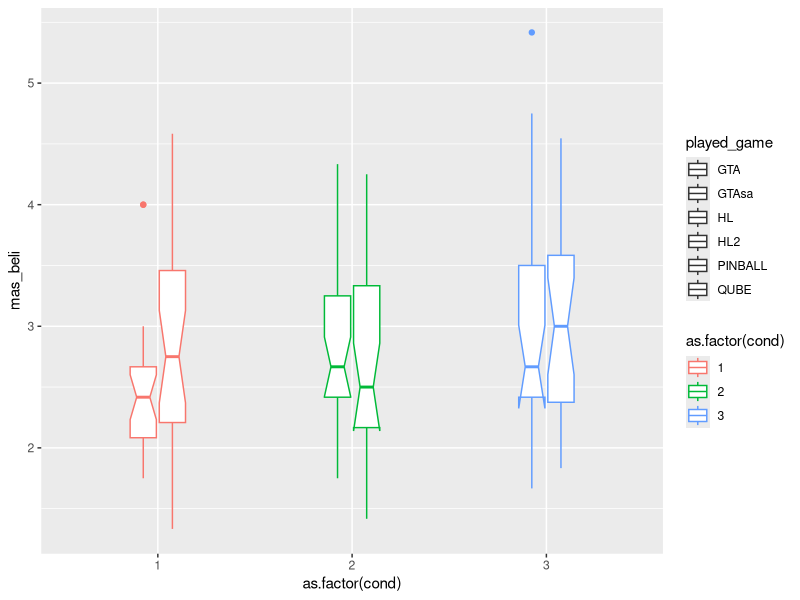
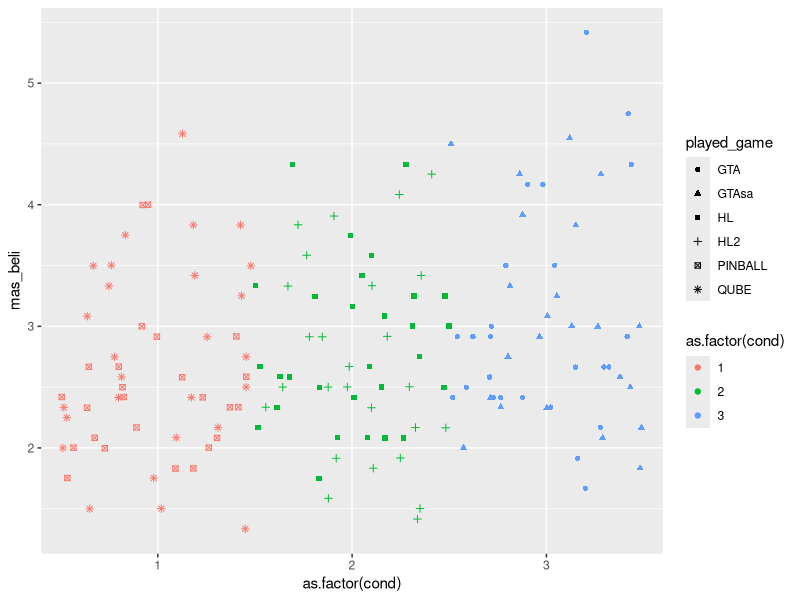
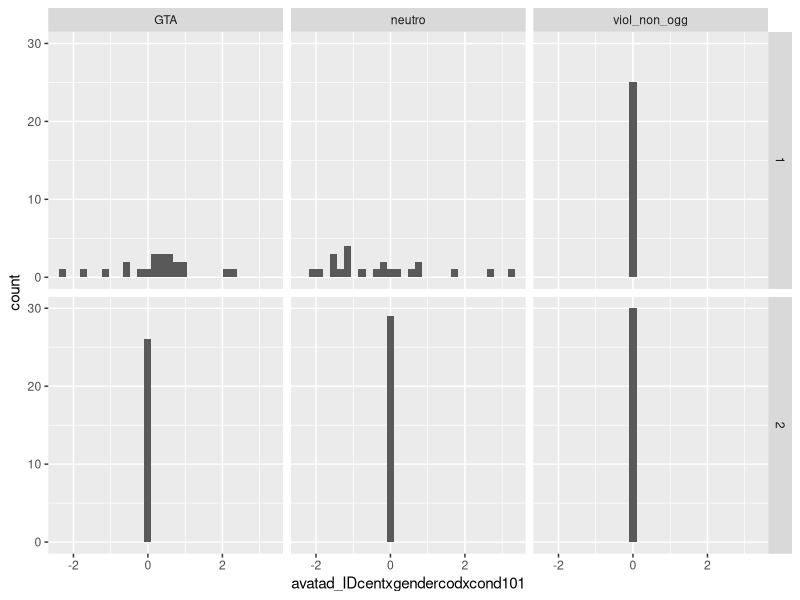
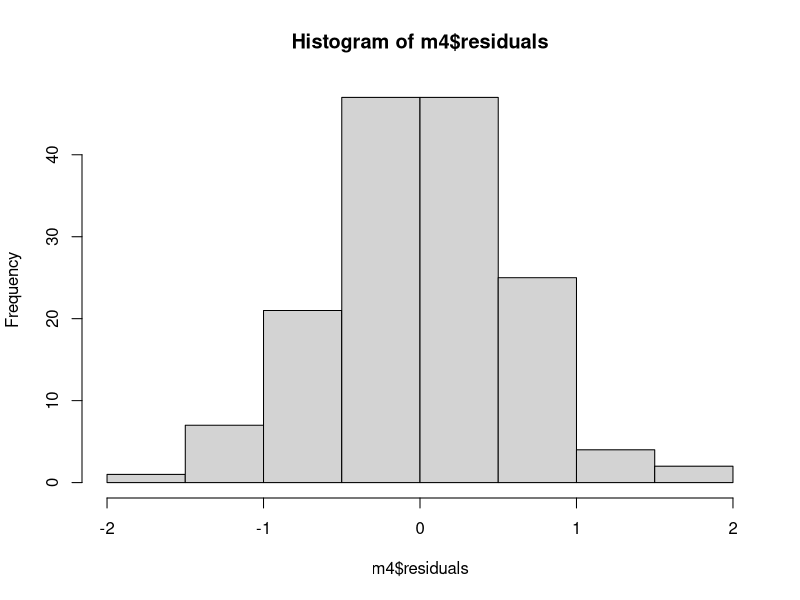
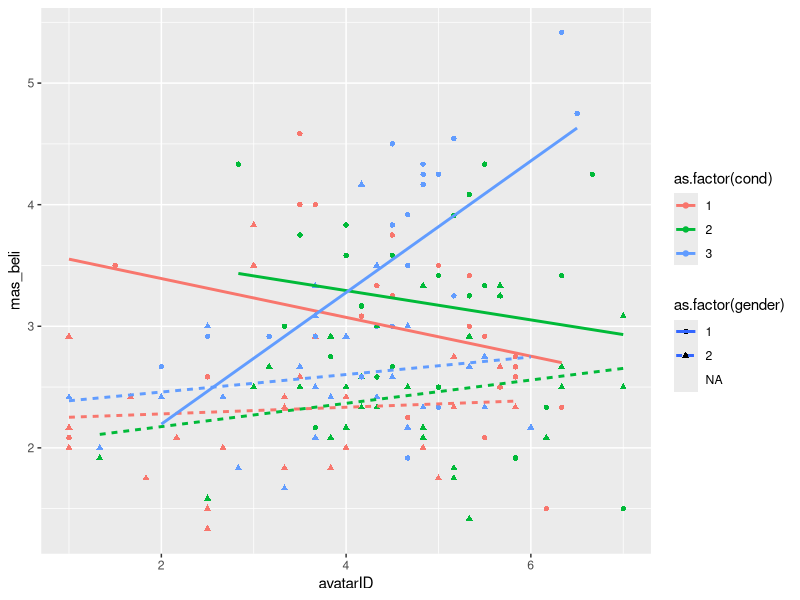
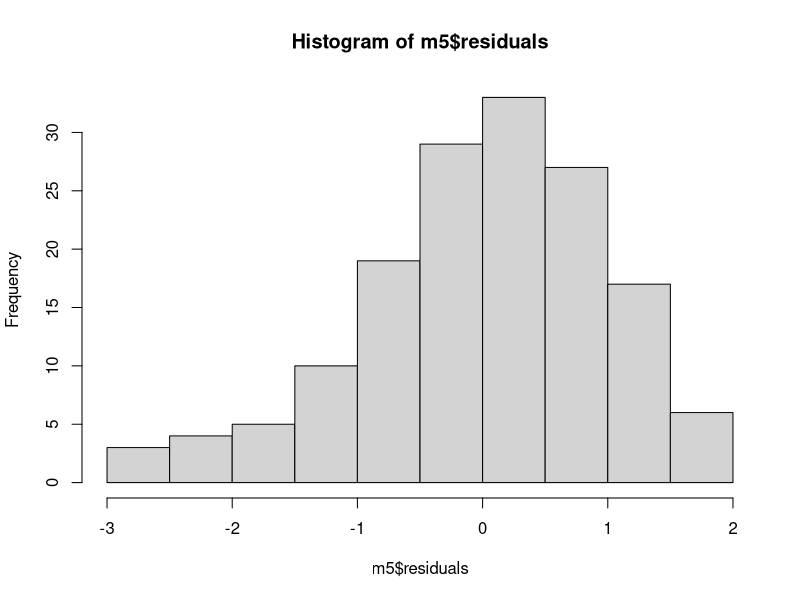
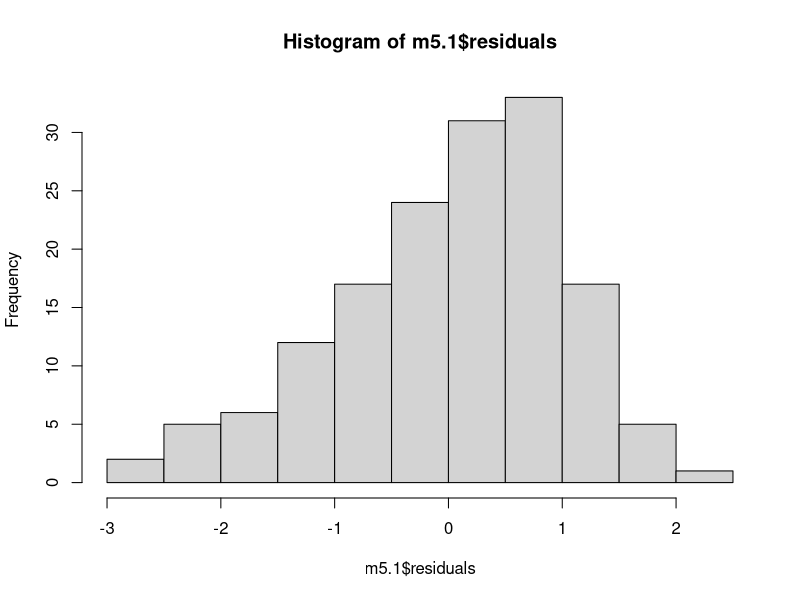
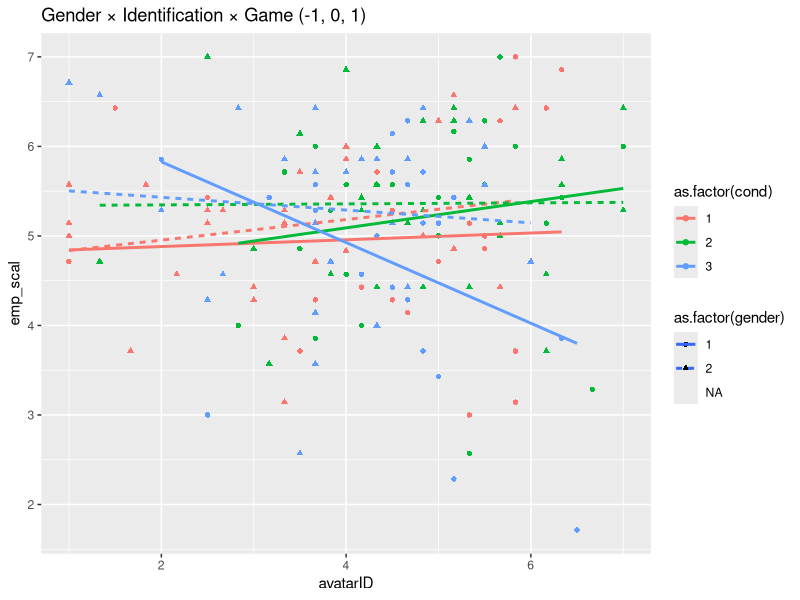

Source code (R) for these figures, in order: (Note: this script raises an error after producing the figures.)
# re-analysis of Gabbiadini et al. 2016
library(psych)
library(dplyr)
library(magrittr)
library(ggplot2)
library(lavaan)
library(car)

dat = read.csv("data_set_PLOS.csv")
table(dat$played_game, dat$condition, useNA = 'always')
table(dat$played_game, dat$cond, useNA = 'always')

# Experimental assignment
dat %>% 
  select(played_game:cond) %>% 
  distinct

# Avatar identification
dat %>% 
  select(avatar_id_embodied_presence1:avatar_id_char_empathy4) %>% 
  glimpse

# Masculine beliefs
dat %>% 
  select(MRNI1_aggr:MRNI15_restremotionality) %>% 
  glimpse

# Do these really belong together -- "demonstrate physical prowess" v 
# "use any means to 'convince' a girl to have sex"
dat %>% 
  select(MRNI1_aggr:MRNI15_restremotionality) %>% 
  psych::alpha()
# I guess so.  

# Empathy for victim?
dat %>% 
  select(Empathy_comprensione:Empathy_disinteresseR) %>% 
  glimpse

# Game rating. Was there a Game_rating_involvement1?
dat %>% 
  select(game_rating_involvement2_eccitante:game_rating_involvement3_coinvolgente) %>% 
  glimpse


# Analysis ---
# Effects of game on empathy towards women -- zilch ----
# I'm guessing "emp_scal" is their outcome -- empathy towards female violence victim
dat %>% 
  select(Empathy_comprensione:Empathy_disinteresse) %>% 
  psych::alpha(check.keys = T)

dat %>% 
  select(Empathy_comprensione:Empathy_disinteresse, emp_scal) %>% 
  cor(use = "pairwise") %>% 
  round(3)

m1 = aov(emp_scal ~ as.factor(condition), data = dat)
summary(m1)
TukeyHSD(m1) 

m1.1 = lm(emp_scal ~ cond, data = dat)
summary(m1.1)

tapply(dat$emp_scal, dat$cond, mean, na.rm = T)

# Moderated by gender?
m1.2 = lm(emp_scal ~ condition * as.factor(gender), data = dat)
summary(m1.2)
Anova(m1.2, type = 3) # No

# Get means by gender
tapply(dat$emp_scal, INDEX = list(dat$condition, dat$gender), FUN = mean, na.rm = T)
aov(emp_scal ~ condition, data = dat[dat$gender == 1,]) %>% TukeyHSD()
# No differences even among men

# Effects of game on masculine beliefs ----
# ANOVA
m2 = aov(mas_beli ~ condition, data = dat)
summary(m2)
TukeyHSD(m2) # GTA differs from nonviolent, p = .03

# Linear contrast
m2.1 = lm(mas_beli ~ cond, data = dat)
summary(m2.1)

ggplot(dat, aes(x = as.factor(cond), y = mas_beli, 
                col = as.factor(cond), shape = played_game)) +
  geom_boxplot(width = .3, notch = T)

ggplot(dat, aes(x = as.factor(cond), y = mas_beli, 
                col = as.factor(cond), shape = played_game)) +
  geom_point(position = position_jitter(width = .5))

# Identification with game character ----
# Greatest identification in half-life
m3 = aov(avatarID ~ condition, data = dat)
summary(m3)
TukeyHSD(m3) # HL is greater than GTA, greater than Qube/pinball

# compare to total scale
m3.1 = aov(avatar_id ~ condition, data = dat)
summary(m3.1)
TukeyHSD(m3.1) # HL is greater than GTA, greater than Qube/pinball

# Our predicted 3-way interaction between game, gender, and identification ---
dat  %>%
  filter(!is.na(gender))  %>%
  ggplot(aes(x = avatad_IDcentxgendercodxcond101)) +
  geom_histogram() +
  facet_grid(gender ~ condition)


m4 = lm(mas_beli ~ condition*as.factor(gender)*avatarID, data = dat)
summary(m4)
hist(m4$residuals)

ggplot(dat, aes(x = avatarID, y = mas_beli, col = as.factor(cond), 
                lty = as.factor(gender), shape = as.factor(gender))) +
  geom_point() + 
  geom_smooth(method = "lm", se = F)

# Does that 3-way interaction generalize to the primary outcome? ---
m5 = lm(emp_scal ~ as.factor(cond)*as.factor(gender)*avatarID, data = dat)
summary(m5) # No it does not
hist(m5$residuals)
Anova(m5, type = 3)

# Ordinal code?
m5.1 = lm(emp_scal ~ cond*as.factor(gender)*avatarID, data = dat)
summary(m5.1) # Still the answer is no
hist(m5.1$residuals)
Anova(m5.1, type = 3)

mz = lm(emp_scal ~ cond101*gend_con*avatad_IDcent, data = dat )
summary(mz)

mz1 = lm(emp_scal ~ avatad_IDcentxgendercodxcond101, data = dat)
summary(mz1)

ggplot(dat, aes(x = avatarID, y = emp_scal, col = as.factor(cond), 
                lty = as.factor(gender), shape = as.factor(gender))) +
  geom_point() + 
  geom_smooth(method = 'lm', se = F) +
  ggtitle("Gender × Identification × Game (-1, 0, 1)")

# Kinda? But not significantly so.

# So just how many highly-identified violent male gamers are there?
hist(dat$avatarID[dat$cond == 3 & dat$gender == 1], breaks = 7)
sum(dat$avatarID[dat$cond == 3 & dat$gender == 1] > 4) # about 17
length(dat$avatarID[dat$cond == 3 & dat$gender == 1]) # out of 22

ggplot(dat, aes(x = mas_beli, y = emp_scal, col = as.factor(gender))) +
  geom_point() +
  geom_smooth(method = "lm")

# Were these two factors correlated in the control group? Yeah
dat %>% 
  filter(cond == 1) %>% 
  select(gender, mas_beli, emp_scal) %>% 
  cor(use = 'pairwise') %>% 
  round(3)

dat %>% 
  filter(cond == 1) %>% 
  ggplot(aes(x = mas_beli, y = emp_scal, col = as.factor(gender))) +
  geom_point() + 
  geom_smooth(method = "lm")

# Not sure if I'm contrast-coding this correctly
model.check = lm(emp_scal ~ mas_beli * C(as.factor(gender), "contr.treatment"), data = dat, subset = cond == 1)
summary(model.check)

# SEM ----
modelSEM = {
  "emp_scal ~ mas_beli
  mas_beli ~ cond101 + gend_con + avatad_IDcent +
              gender_codxcond101 + avatad_IDcentxgendercod + avatad_IDcentxcond101 +
              avatad_IDcentxgendercodxcond101"
}

model.sem = sem(modelSEM, data = dat)
summary(model.sem)



# How many have avatar_id > 4.29?
dat %>% 
  filter(condition == "GTA", gender == 1) %>% 
  select(avatarID)

dat %>% 
  filter(condition == "GTA", gender == 1) %>% 
  with(., hist(avatarID))

dat %>% 
  filter(condition == "GTA", gender == 1) %>% 
  with(., hist(avatarID, breaks = c(2, 3, 4, 4.2583, 5, 6, 7), freq = T))
abline(v = 4.2583, col = "red", lwd = 2)

dat %>% 
  filter(condition == "GTA", gender == 1) %>% 
  with(., table(avatarID > 4.2583))
  
# Why are avatar_id and avatarID different?
with(dat, plot(avatarID, avatar_id))

# avatarID seems to be the one used in the process model
with(dat, plot(avatarID, avatad_IDcent))

# Why do avatarID and avatar_id differ?
# AvatarID is just the "embodied presence" subscale of the identification measure
# Embodied presence subscale:
dat %>% 
  select(avatar_id_embodied_presence1:avatar_id_embodied_presence6) %>% 
  apply(1, FUN = mean) %T>% 
  plot(x = ., y = dat$avatarID, 
       main = "avatarID is embodied presence subscale",
       xlab = "subscale mean") %>%
  plot(x = ., y = dat$avatar_id,
       main = "avatar_id is not embodied presence subscale",
       xlab = "subscale mean") 

# Total measure mean:
dat %>% 
  select(avatar_id_embodied_presence1:avatar_id_char_empathy4) %>% 
  apply(1, FUN = mean) %T>% 
  plot(x = ., y = dat$avatarID, 
       main = "avatarID is not total measure mean",
       xlab = "Total measure mean") %>% 
  plot(x = ., y = dat$avatar_id, 
       main = "avatar_id is the total measure mean",
       xlab = "Total measure mean")  

# Are the means in table 2 avatarID or avatar_id?
tapply(dat$avatarID, dat$condition, FUN = mean) # matches
tapply(dat$avatar_id, dat$condition, FUN = mean) # does not match



# How about in GLM?
fit.x = lm(emp_scal ~ condition * as.factor(gend_con) * avatar_id, data = dat) 
summary(fit.x)

# Looking at models & plots within critical subset -----
# The critical region? Males w/ ID > 4.258
dat.crit = dat %>% 
  filter(avatarID > 4.2583, gend_con == 1) 

# Null results in total-sample GLM
m = lm(emp_scal ~ cond101*as.factor(gend_con)*avatarID, data = dat)
summary(m); Anova(m, type = 3)
# Null main effect in critical subsample GLM
m.crit = lm(emp_scal ~ cond101, data = dat.crit)
summary(m.crit); hist(m.crit$residuals)
# Significant interaction in critical subsample GLM
m.crit2 = lm(emp_scal ~ cond101*avatarID, data = dat.crit)
summary(m.crit2); hist(m.crit2$residuals)

# All subjects
ggplot(dat, aes(x = condition, y = emp_scal)) +
  geom_violin() +
  geom_boxplot(width = .2, notch = T) +
  ggtitle("All subjects")

# All males
dat %>% 
  filter(gend_con == 1) %>% 
  ggplot(aes(x = condition, y = emp_scal)) +
  geom_violin() +
  geom_boxplot(width = .2, notch = T) +
  ggtitle("All males")

# Critical region
ggplot(dat.crit, aes(x = condition, y = emp_scal)) +
  geom_violin() +
  geom_boxplot(width = .2, notch = T) +
  #geom_point(alpha = .25) +
  ggtitle("Only the Highly-Identified Males")

# Regression lines
ggplot(dat, aes(x = avatarID, y = emp_scal, col = condition, lty = as.factor(gend_con))) +
  geom_point() +
  geom_smooth(method = 'lm', se = F) +
  ggtitle("3-Way interaction among all subjects")

dat %>% 
  filter(gend_con == 1, avatarID > 4.25) %>% 
  ggplot(aes(x = avatarID, y = emp_scal, col = condition)) +
  geom_point() +
  geom_smooth(method = 'lm') +
  geom_point(data = dat, 
             aes(x = avatarID, y = emp_scal, col = condition), 
             alpha = .15) +
  ggtitle("Regression within only highly-identified males")

dat = dat %>% 
  mutate(crit_code = ifelse(dat$gend_con == 1 & dat$avatarID > 4.2583 & dat$condition == "GTA", "Yes", "No"))

ggplot(dat, aes(x = avatarID, y = emp_scal, col = crit_code)) +
  geom_point() +
  geom_smooth(method = "lm") +
  ggtitle("Empathy as function of critical combo")

ggplot(dat, aes(x = crit_code, y = emp_scal, col = crit_code)) +
  geom_violin() +
  geom_boxplot(width = .25, notch = T)

# Potential confound or non-random assignment of age ----
aov(age ~ condition, data = dat) %>% TukeyHSD
ggplot(dat, aes(x = age, fill = condition)) + geom_bar(stat = "count")
